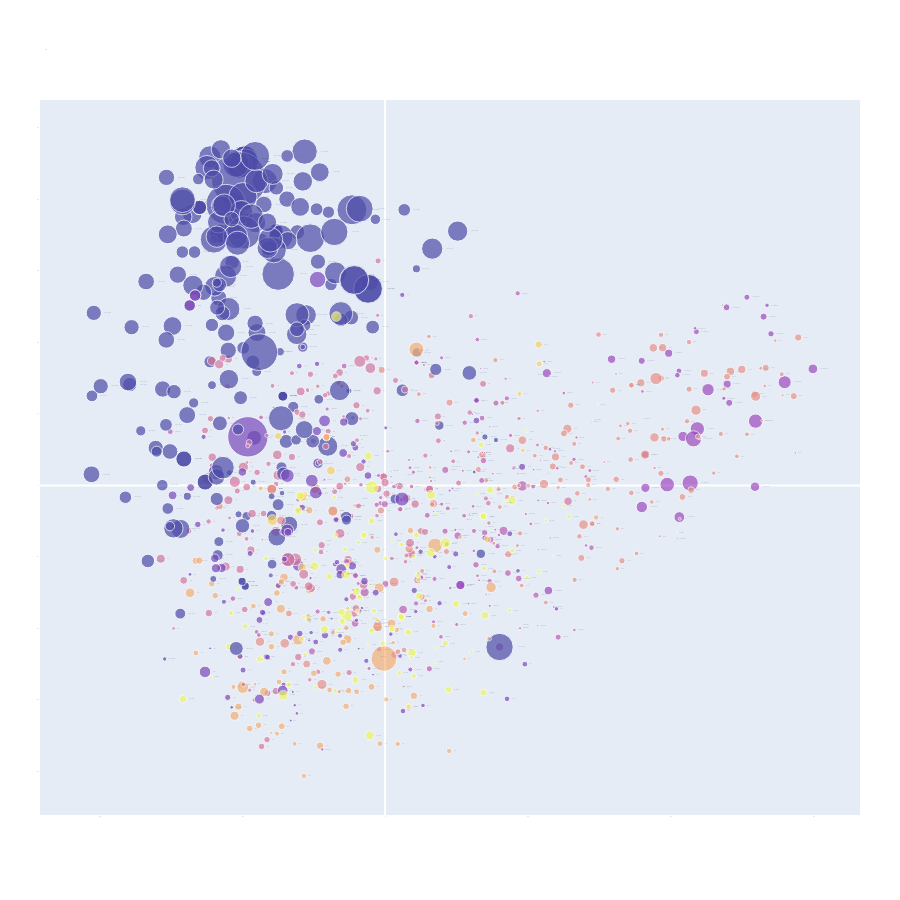

The cell this chart's notebook holds for it:
### Code cell
get2Plot(df_merge,title='test',colour_col='genre_coding',label_col='genre',font=1,sizing_factor=df_merge.lyric_count_norm)

### Figure 1 — Plotly figure (JSON) as saved in the notebook; plotly's stock layout.template omitted (floating-point values rounded to 4 significant figures; data arrays with more than 128 entries replaced by an {"elided": "..."} marker saying what was removed)
{"data": [{"marker": {"color": {"elided": "1064 int values"}, "size": {"elided": "1064 float values"}}, "mode": "markers+text", "name": "False", "opacity": 0.7, "text": {"elided": "1064 str values"}, "textposition": "middle right", "type": "scatter", "visible": true, "x": {"elided": "1064 float values"}, "y": {"elided": "1064 float values"}}], "layout": {"autosize": false, "font": {"family": "Open Sans", "size": 1}, "height": 900, "margin": {"b": 85, "l": 40, "pad": 0, "r": 40, "t": 100}, "showlegend": false, "title": {"text": "test"}, "width": 900, "xaxis": {"showgrid": false, "showline": true, "showticklabels": true, "title": {"text": ""}, "zeroline": true}, "yaxis": {"showgrid": false, "showline": true, "showticklabels": true, "title": {"text": ""}, "zeroline": true}}}
